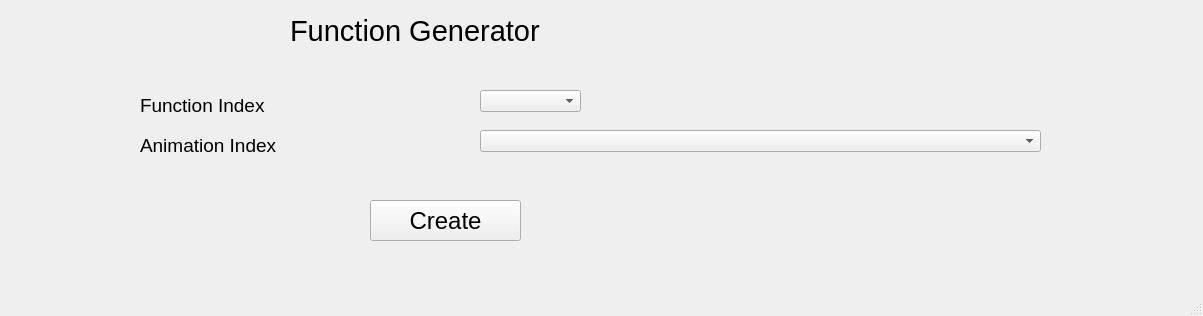
<?xml version="1.0" encoding="UTF-8"?>
<ui version="4.0">
 <class>MainWindow</class>
 <widget class="QMainWindow" name="MainWindow">
  <property name="geometry">
   <rect>
    <x>0</x>
    <y>0</y>
    <width>1203</width>
    <height>316</height>
   </rect>
  </property>
  <property name="windowTitle">
   <string>MainWindow</string>
  </property>
  <widget class="QWidget" name="centralwidget">
   <widget class="QPushButton" name="create_button">
    <property name="geometry">
     <rect>
      <x>370</x>
      <y>200</y>
      <width>151</width>
      <height>41</height>
     </rect>
    </property>
    <property name="font">
     <font>
      <pointsize>18</pointsize>
     </font>
    </property>
    <property name="text">
     <string>Create</string>
    </property>
   </widget>
   <widget class="QLabel" name="Function_Generator_label">
    <property name="geometry">
     <rect>
      <x>290</x>
      <y>10</y>
      <width>251</width>
      <height>41</height>
     </rect>
    </property>
    <property name="font">
     <font>
      <pointsize>22</pointsize>
     </font>
    </property>
    <property name="text">
     <string>Function Generator</string>
    </property>
   </widget>
   <widget class="QComboBox" name="function_index_comboBox">
    <property name="geometry">
     <rect>
      <x>480</x>
      <y>90</y>
      <width>101</width>
      <height>22</height>
     </rect>
    </property>
   </widget>
   <widget class="QLabel" name="Function_Index_label">
    <property name="geometry">
     <rect>
      <x>140</x>
      <y>90</y>
      <width>321</width>
      <height>31</height>
     </rect>
    </property>
    <property name="font">
     <font>
      <pointsize>14</pointsize>
     </font>
    </property>
    <property name="text">
     <string>Function Index</string>
    </property>
   </widget>
   <widget class="QComboBox" name="animation_index_comboBox">
    <property name="geometry">
     <rect>
      <x>480</x>
      <y>130</y>
      <width>561</width>
      <height>22</height>
     </rect>
    </property>
   </widget>
   <widget class="QLabel" name="Anim_Index_label">
    <property name="geometry">
     <rect>
      <x>140</x>
      <y>130</y>
      <width>321</width>
      <height>31</height>
     </rect>
    </property>
    <property name="font">
     <font>
      <pointsize>14</pointsize>
     </font>
    </property>
    <property name="text">
     <string>Animation Index</string>
    </property>
   </widget>
  </widget>
  <widget class="QMenuBar" name="menubar">
   <property name="geometry">
    <rect>
     <x>0</x>
     <y>0</y>
     <width>1203</width>
     <height>22</height>
    </rect>
   </property>
  </widget>
  <widget class="QStatusBar" name="statusbar"/>
 </widget>
 <resources/>
 <connections/>
</ui>
